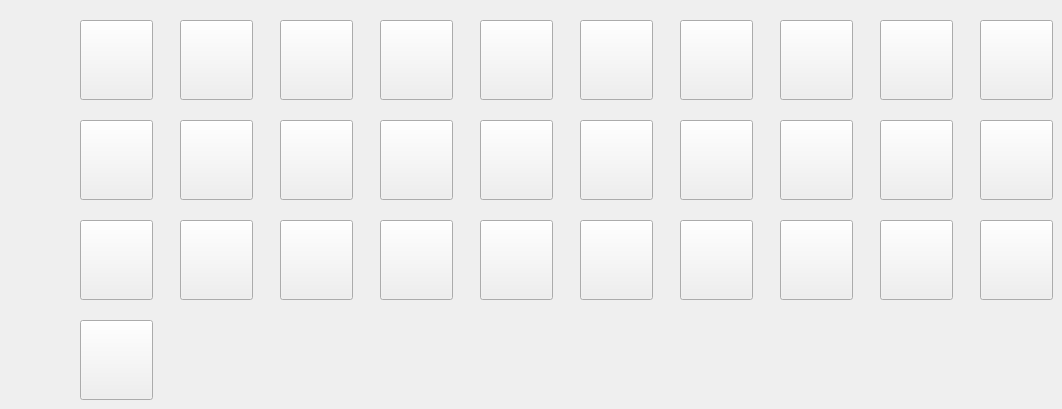
      <widget class="QWidget" name="tab_6">
       <property name="autoFillBackground">
        <bool>true</bool>
       </property>
       <attribute name="title">
        <string>Assassin</string>
       </attribute>
       <widget class="QPushButton" name="servant_cal_075">
        <property name="geometry">
         <rect>
          <x>80</x>
          <y>20</y>
          <width>73</width>
          <height>80</height>
         </rect>
        </property>
        <property name="text">
         <string notr="true"/>
        </property>
        <property name="icon">
         <iconset resource="resource.qrc">
          <normaloff>:/resource/head/075.jpg</normaloff>:/resource/head/075.jpg</iconset>
        </property>
        <property name="iconSize">
         <size>
          <width>80</width>
          <height>80</height>
         </size>
        </property>
        <property name="autoRepeat">
         <bool>false</bool>
        </property>
       </widget>
       <widget class="QPushButton" name="servant_cal_154">
        <property name="geometry">
         <rect>
          <x>480</x>
          <y>20</y>
          <width>73</width>
          <height>80</height>
         </rect>
        </property>
        <property name="text">
         <string notr="true"/>
        </property>
        <property name="icon">
         <iconset resource="resource.qrc">
          <normaloff>:/resource/head/154.jpg</normaloff>:/resource/head/154.jpg</iconset>
        </property>
        <property name="iconSize">
         <size>
          <width>80</width>
          <height>80</height>
         </size>
        </property>
        <property name="autoRepeat">
         <bool>false</bool>
        </property>
       </widget>
       <widget class="QPushButton" name="servant_cal_092">
        <property name="geometry">
         <rect>
          <x>80</x>
          <y>120</y>
          <width>73</width>
          <height>80</height>
         </rect>
        </property>
        <property name="text">
         <string notr="true"/>
        </property>
        <property name="icon">
         <iconset resource="resource.qrc">
          <normaloff>:/resource/head/092.jpg</normaloff>:/resource/head/092.jpg</iconset>
        </property>
        <property name="iconSize">
         <size>
          <width>80</width>
          <height>80</height>
         </size>
        </property>
        <property name="autoRepeat">
         <bool>false</bool>
        </property>
       </widget>
       <widget class="QPushButton" name="servant_cal_041">
        <property name="geometry">
         <rect>
          <x>880</x>
          <y>20</y>
          <width>73</width>
          <height>80</height>
         </rect>
        </property>
        <property name="text">
         <string notr="true"/>
        </property>
        <property name="icon">
         <iconset resource="resource.qrc">
          <normaloff>:/resource/head/041.jpg</normaloff>:/resource/head/041.jpg</iconset>
        </property>
        <property name="iconSize">
         <size>
          <width>80</width>
          <height>80</height>
         </size>
        </property>
        <property name="autoRepeat">
         <bool>false</bool>
        </property>
       </widget>
       <widget class="QPushButton" name="servant_cal_042">
        <property name="geometry">
         <rect>
          <x>80</x>
          <y>220</y>
          <width>73</width>
          <height>80</height>
         </rect>
        </property>
        <property name="text">
         <string notr="true"/>
        </property>
        <property name="icon">
         <iconset resource="resource.qrc">
          <normaloff>:/resource/head/042.jpg</normaloff>:/resource/head/042.jpg</iconset>
        </property>
        <property name="iconSize">
         <size>
          <width>80</width>
          <height>80</height>
         </size>
        </property>
        <property name="autoRepeat">
         <bool>false</bool>
        </property>
       </widget>
       <widget class="QPushButton" name="servant_cal_044">
        <property name="geometry">
         <rect>
          <x>880</x>
          <y>220</y>
          <width>73</width>
          <height>80</height>
         </rect>
        </property>
        <property name="text">
         <string notr="true"/>
        </property>
        <property name="icon">
         <iconset resource="resource.qrc">
          <normaloff>:/resource/head/044.jpg</normaloff>:/resource/head/044.jpg</iconset>
        </property>
        <property name="iconSize">
         <size>
          <width>80</width>
          <height>80</height>
         </size>
        </property>
        <property name="autoRepeat">
         <bool>false</bool>
        </property>
       </widget>
       <widget class="QPushButton" name="servant_cal_133">
        <property name="geometry">
         <rect>
          <x>280</x>
          <y>120</y>
          <width>73</width>
          <height>80</height>
         </rect>
        </property>
        <property name="text">
         <string notr="true"/>
        </property>
        <property name="icon">
         <iconset resource="resource.qrc">
          <normaloff>:/resource/head/133.jpg</normaloff>:/resource/head/133.jpg</iconset>
        </property>
        <property name="iconSize">
         <size>
          <width>80</width>
          <height>80</height>
         </size>
        </property>
        <property name="autoRepeat">
         <bool>false</bool>
        </property>
       </widget>
       <widget class="QPushButton" name="servant_cal_039">
        <property name="geometry">
         <rect>
          <x>980</x>
          <y>220</y>
          <width>73</width>
          <height>80</height>
         </rect>
        </property>
        <property name="text">
         <string notr="true"/>
        </property>
        <property name="icon">
         <iconset resource="resource.qrc">
          <normaloff>:/resource/head/039.jpg</normaloff>:/resource/head/039.jpg</iconset>
        </property>
        <property name="iconSize">
         <size>
          <width>80</width>
          <height>80</height>
         </size>
        </property>
        <property name="autoRepeat">
         <bool>false</bool>
        </property>
       </widget>
       <widget class="QPushButton" name="servant_cal_235">
        <property name="geometry">
         <rect>
          <x>780</x>
          <y>20</y>
          <width>73</width>
          <height>80</height>
         </rect>
        </property>
        <property name="text">
         <string notr="true"/>
        </property>
        <property name="icon">
         <iconset resource="resource.qrc">
          <normaloff>:/resource/head/235.jpg</normaloff>:/resource/head/235.jpg</iconset>
        </property>
        <property name="iconSize">
         <size>
          <width>80</width>
          <height>80</height>
         </size>
        </property>
        <property name="autoRepeat">
         <bool>false</bool>
        </property>
       </widget>
       <widget class="QPushButton" name="servant_cal_159">
        <property name="geometry">
         <rect>
          <x>380</x>
          <y>120</y>
          <width>73</width>
          <height>80</height>
         </rect>
        </property>
        <property name="text">
         <string notr="true"/>
        </property>
        <property name="icon">
         <iconset resource="resource.qrc">
          <normaloff>:/resource/head/159.jpg</normaloff>:/resource/head/159.jpg</iconset>
        </property>
        <property name="iconSize">
         <size>
          <width>80</width>
          <height>80</height>
         </size>
        </property>
        <property name="autoRepeat">
         <bool>false</bool>
        </property>
       </widget>
       <widget class="QPushButton" name="servant_cal_185">
        <property name="geometry">
         <rect>
          <x>680</x>
          <y>120</y>
          <width>73</width>
          <height>80</height>
         </rect>
        </property>
        <property name="text">
         <string notr="true"/>
        </property>
        <property name="icon">
         <iconset resource="resource.qrc">
          <normaloff>:/resource/head/185.jpg</normaloff>:/resource/head/185.jpg</iconset>
        </property>
        <property name="iconSize">
         <size>
          <width>80</width>
          <height>80</height>
         </size>
        </property>
        <property name="autoRepeat">
         <bool>false</bool>
        </property>
       </widget>
       <widget class="QPushButton" name="servant_cal_112">
        <property name="geometry">
         <rect>
          <x>280</x>
          <y>20</y>
          <width>73</width>
          <height>80</height>
         </rect>
        </property>
        <property name="text">
         <string notr="true"/>
        </property>
        <property name="icon">
         <iconset resource="resource.qrc">
          <normaloff>:/resource/head/112.jpg</normaloff>:/resource/head/112.jpg</iconset>
        </property>
        <property name="iconSize">
         <size>
          <width>80</width>
          <height>80</height>
         </size>
        </property>
        <property name="autoRepeat">
         <bool>false</bool>
        </property>
       </widget>
       <widget class="QPushButton" name="servant_cal_230">
        <property name="geometry">
         <rect>
          <x>980</x>
          <y>120</y>
          <width>73</width>
          <height>80</height>
         </rect>
        </property>
        <property name="text">
         <string notr="true"/>
        </property>
        <property name="icon">
         <iconset resource="resource.qrc">
          <normaloff>:/resource/head/230.jpg</normaloff>:/resource/head/230.jpg</iconset>
        </property>
        <property name="iconSize">
         <size>
          <width>80</width>
          <height>80</height>
         </size>
        </property>
        <property name="autoRepeat">
         <bool>false</bool>
        </property>
       </widget>
       <widget class="QPushButton" name="servant_cal_109">
        <property name="geometry">
         <rect>
          <x>180</x>
          <y>120</y>
          <width>73</width>
          <height>80</height>
         </rect>
        </property>
        <property name="text">
         <string notr="true"/>
        </property>
        <property name="icon">
         <iconset resource="resource.qrc">
          <normaloff>:/resource/head/109.jpg</normaloff>:/resource/head/109.jpg</iconset>
        </property>
        <property name="iconSize">
         <size>
          <width>80</width>
          <height>80</height>
         </size>
        </property>
        <property name="autoRepeat">
         <bool>false</bool>
        </property>
       </widget>
       <widget class="QPushButton" name="servant_cal_117">
        <property name="geometry">
         <rect>
          <x>380</x>
          <y>220</y>
          <width>73</width>
          <height>80</height>
         </rect>
        </property>
        <property name="text">
         <string notr="true"/>
        </property>
        <property name="icon">
         <iconset resource="resource.qrc">
          <normaloff>:/resource/head/117.jpg</normaloff>:/resource/head/117.jpg</iconset>
        </property>
        <property name="iconSize">
         <size>
          <width>80</width>
          <height>80</height>
         </size>
        </property>
        <property name="autoRepeat">
         <bool>false</bool>
        </property>
       </widget>
       <widget class="QPushButton" name="servant_cal_170">
        <property name="geometry">
         <rect>
          <x>480</x>
          <y>120</y>
          <width>73</width>
          <height>80</height>
         </rect>
        </property>
        <property name="text">
         <string notr="true"/>
        </property>
        <property name="icon">
         <iconset resource="resource.qrc">
          <normaloff>:/resource/head/170.jpg</normaloff>:/resource/head/170.jpg</iconset>
        </property>
        <property name="iconSize">
         <size>
          <width>80</width>
          <height>80</height>
         </size>
        </property>
        <property name="autoRepeat">
         <bool>false</bool>
        </property>
       </widget>
       <widget class="QPushButton" name="servant_cal_188">
        <property name="geometry">
         <rect>
          <x>780</x>
          <y>120</y>
          <width>73</width>
          <height>80</height>
         </rect>
        </property>
        <property name="text">
         <string notr="true"/>
        </property>
        <property name="icon">
         <iconset resource="resource.qrc">
          <normaloff>:/resource/head/188.jpg</normaloff>:/resource/head/188.jpg</iconset>
        </property>
        <property name="iconSize">
         <size>
          <width>80</width>
          <height>80</height>
         </size>
        </property>
        <property name="autoRepeat">
         <bool>false</bool>
        </property>
       </widget>
       <widget class="QPushButton" name="servant_cal_046">
        <property name="geometry">
         <rect>
          <x>980</x>
          <y>20</y>
          <width>73</width>
          <height>80</height>
         </rect>
        </property>
        <property name="text">
         <string notr="true"/>
        </property>
        <property name="icon">
         <iconset resource="resource.qrc">
          <normaloff>:/resource/head/046.jpg</normaloff>:/resource/head/046.jpg</iconset>
        </property>
        <property name="iconSize">
         <size>
          <width>80</width>
          <height>80</height>
         </size>
        </property>
        <property name="autoRepeat">
         <bool>false</bool>
        </property>
       </widget>
       <widget class="QPushButton" name="servant_cal_139">
        <property name="geometry">
         <rect>
          <x>380</x>
          <y>20</y>
          <width>73</width>
          <height>80</height>
         </rect>
        </property>
        <property name="text">
         <string notr="true"/>
        </property>
        <property name="icon">
         <iconset resource="resource.qrc">
          <normaloff>:/resource/head/139.jpg</normaloff>:/resource/head/139.jpg</iconset>
        </property>
        <property name="iconSize">
         <size>
          <width>80</width>
          <height>80</height>
         </size>
        </property>
        <property name="autoRepeat">
         <bool>false</bool>
        </property>
       </widget>
       <widget class="QPushButton" name="servant_cal_189">
        <property name="geometry">
         <rect>
          <x>580</x>
          <y>20</y>
          <width>73</width>
          <height>80</height>
         </rect>
        </property>
        <property name="text">
         <string notr="true"/>
        </property>
        <property name="icon">
         <iconset resource="resource.qrc">
          <normaloff>:/resource/head/189.jpg</normaloff>:/resource/head/189.jpg</iconset>
        </property>
        <property name="iconSize">
         <size>
          <width>80</width>
          <height>80</height>
         </size>
        </property>
        <property name="autoRepeat">
         <bool>false</bool>
        </property>
       </widget>
       <widget class="QPushButton" name="servant_cal_210">
        <property name="geometry">
         <rect>
          <x>580</x>
          <y>220</y>
          <width>73</width>
          <height>80</height>
         </rect>
        </property>
        <property name="text">
         <string notr="true"/>
        </property>
        <property name="icon">
         <iconset resource="resource.qrc">
          <normaloff>:/resource/head/210.jpg</normaloff>:/resource/head/210.jpg</iconset>
        </property>
        <property name="iconSize">
         <size>
          <width>80</width>
          <height>80</height>
         </size>
        </property>
        <property name="autoRepeat">
         <bool>false</bool>
        </property>
       </widget>
       <widget class="QPushButton" name="servant_cal_081">
        <property name="geometry">
         <rect>
          <x>180</x>
          <y>220</y>
          <width>73</width>
          <height>80</height>
         </rect>
        </property>
        <property name="text">
         <string notr="true"/>
        </property>
        <property name="icon">
         <iconset resource="resource.qrc">
          <normaloff>:/resource/head/081.jpg</normaloff>:/resource/head/081.jpg</iconset>
        </property>
        <property name="iconSize">
         <size>
          <width>80</width>
          <height>80</height>
         </size>
        </property>
        <property name="autoRepeat">
         <bool>false</bool>
        </property>
       </widget>
       <widget class="QPushButton" name="servant_cal_086">
        <property name="geometry">
         <rect>
          <x>180</x>
          <y>20</y>
          <width>73</width>
          <height>80</height>
         </rect>
        </property>
        <property name="text">
         <string notr="true"/>
        </property>
        <property name="icon">
         <iconset resource="resource.qrc">
          <normaloff>:/resource/head/086.jpg</normaloff>:/resource/head/086.jpg</iconset>
        </property>
        <property name="iconSize">
         <size>
          <width>80</width>
          <height>80</height>
         </size>
        </property>
        <property name="autoRepeat">
         <bool>false</bool>
        </property>
       </widget>
       <widget class="QPushButton" name="servant_cal_124">
        <property name="geometry">
         <rect>
          <x>480</x>
          <y>220</y>
          <width>73</width>
          <height>80</height>
         </rect>
        </property>
        <property name="text">
         <string notr="true"/>
        </property>
        <property name="icon">
         <iconset resource="resource.qrc">
          <normaloff>:/resource/head/124.jpg</normaloff>:/resource/head/124.jpg</iconset>
        </property>
        <property name="iconSize">
         <size>
          <width>80</width>
          <height>80</height>
         </size>
        </property>
        <property name="autoRepeat">
         <bool>false</bool>
        </property>
       </widget>
       <widget class="QPushButton" name="servant_cal_040">
        <property name="geometry">
         <rect>
          <x>680</x>
          <y>220</y>
          <width>73</width>
          <height>80</height>
         </rect>
        </property>
        <property name="text">
         <string notr="true"/>
        </property>
        <property name="icon">
         <iconset resource="resource.qrc">
          <normaloff>:/resource/head/040.jpg</normaloff>:/resource/head/040.jpg</iconset>
        </property>
        <property name="iconSize">
         <size>
          <width>80</width>
          <height>80</height>
         </size>
        </property>
        <property name="autoRepeat">
         <bool>false</bool>
        </property>
       </widget>
       <widget class="QPushButton" name="servant_cal_177">
        <property name="geometry">
         <rect>
          <x>580</x>
          <y>120</y>
          <width>73</width>
          <height>80</height>
         </rect>
        </property>
        <property name="text">
         <string notr="true"/>
        </property>
        <property name="icon">
         <iconset resource="resource.qrc">
          <normaloff>:/resource/head/177.jpg</normaloff>:/resource/head/177.jpg</iconset>
        </property>
        <property name="iconSize">
         <size>
          <width>80</width>
          <height>80</height>
         </size>
        </property>
        <property name="autoRepeat">
         <bool>false</bool>
        </property>
       </widget>
       <widget class="QPushButton" name="servant_cal_218">
        <property name="geometry">
         <rect>
          <x>880</x>
          <y>120</y>
          <width>73</width>
          <height>80</height>
         </rect>
        </property>
        <property name="text">
         <string notr="true"/>
        </property>
        <property name="icon">
         <iconset resource="resource.qrc">
          <normaloff>:/resource/head/218.jpg</normaloff>:/resource/head/218.jpg</iconset>
        </property>
        <property name="iconSize">
         <size>
          <width>80</width>
          <height>80</height>
         </size>
        </property>
        <property name="autoRepeat">
         <bool>false</bool>
        </property>
       </widget>
       <widget class="QPushButton" name="servant_cal_045">
        <property name="geometry">
         <rect>
          <x>80</x>
          <y>320</y>
          <width>73</width>
          <height>80</height>
         </rect>
        </property>
        <property name="text">
         <string notr="true"/>
        </property>
        <property name="icon">
         <iconset resource="resource.qrc">
          <normaloff>:/resource/head/045.jpg</normaloff>:/resource/head/045.jpg</iconset>
        </property>
        <property name="iconSize">
         <size>
          <width>80</width>
          <height>80</height>
         </size>
        </property>
        <property name="autoRepeat">
         <bool>false</bool>
        </property>
       </widget>
       <widget class="QPushButton" name="servant_cal_110">
        <property name="geometry">
         <rect>
          <x>280</x>
          <y>220</y>
          <width>73</width>
          <height>80</height>
         </rect>
        </property>
        <property name="text">
         <string notr="true"/>
        </property>
        <property name="icon">
         <iconset resource="resource.qrc">
          <normaloff>:/resource/head/110.jpg</normaloff>:/resource/head/110.jpg</iconset>
        </property>
        <property name="iconSize">
         <size>
          <width>80</width>
          <height>80</height>
         </size>
        </property>
        <property name="autoRepeat">
         <bool>false</bool>
        </property>
       </widget>
       <widget class="QPushButton" name="servant_cal_199">
        <property name="geometry">
         <rect>
          <x>680</x>
          <y>20</y>
          <width>73</width>
          <height>80</height>
         </rect>
        </property>
        <property name="text">
         <string notr="true"/>
        </property>
        <property name="icon">
         <iconset resource="resource.qrc">
          <normaloff>:/resource/head/199.jpg</normaloff>:/resource/head/199.jpg</iconset>
        </property>
        <property name="iconSize">
         <size>
          <width>80</width>
          <height>80</height>
         </size>
        </property>
        <property name="autoRepeat">
         <bool>false</bool>
        </property>
       </widget>
       <widget class="QPushButton" name="servant_cal_043">
        <property name="geometry">
         <rect>
          <x>780</x>
          <y>220</y>
          <width>73</width>
          <height>80</height>
         </rect>
        </property>
        <property name="text">
         <string notr="true"/>
        </property>
        <property name="icon">
         <iconset resource="resource.qrc">
          <normaloff>:/resource/head/043.jpg</normaloff>:/resource/head/043.jpg</iconset>
        </property>
        <property name="iconSize">
         <size>
          <width>80</width>
          <height>80</height>
         </size>
        </property>
        <property name="autoRepeat">
         <bool>false</bool>
        </property>
       </widget>
      </widget>
